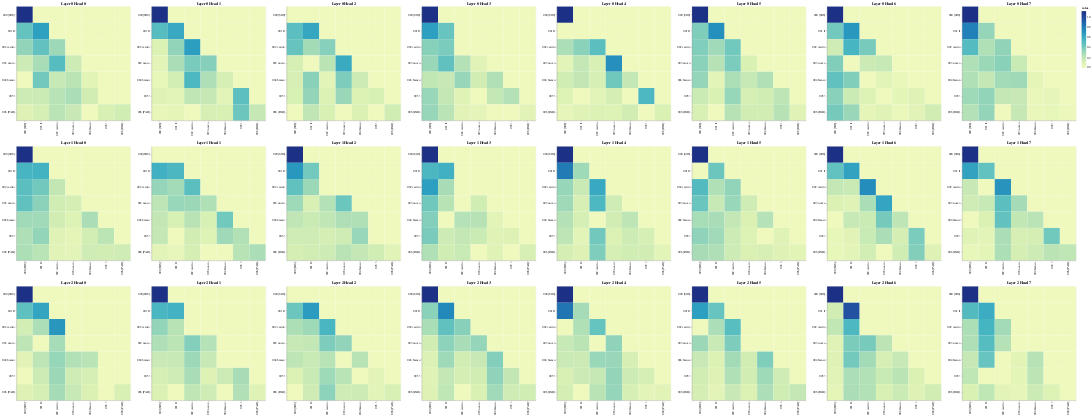

Notebook code for this chart:
### Code cell
# Encoder Self-Attention
get_all_attention_maps("decoder", layers, heads, decoder_input_tokens, decoder_input_tokens, min(20, sentence_len))
